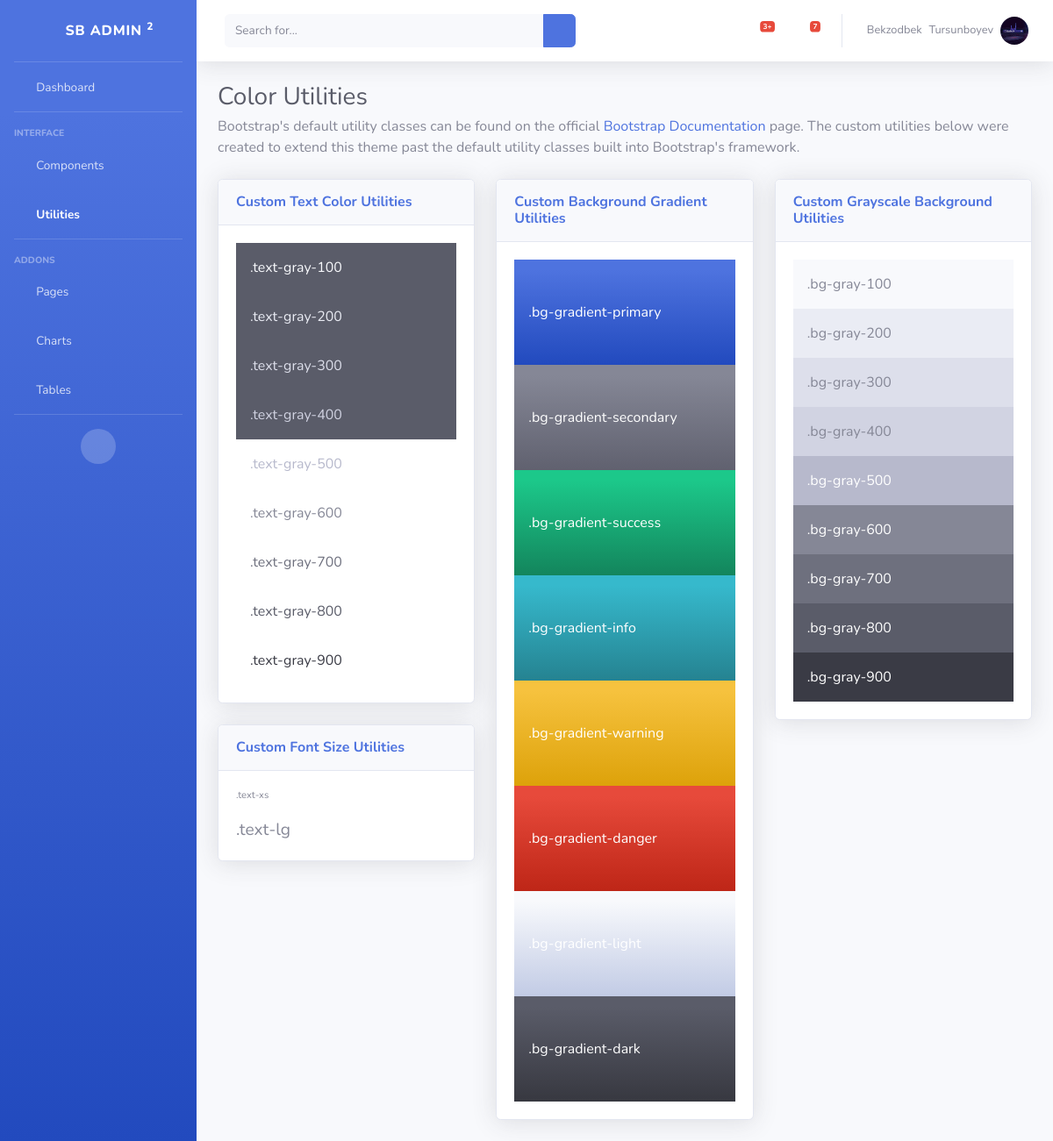
/dashboard/colors/ (signed in), run on the app's committed database.
### furnapp/models.py (models this page shows)
class MyUser(AbstractUser):
    username = None
    email = models.EmailField(unique=True)
    USERNAME_FIELD = 'email'
    REQUIRED_FIELDS = []
    is_organiser = models.BooleanField(default=False)
    is_agent = models.BooleanField(default=False)

class Profile(models.Model):
    class Meta:
        verbose_name = "My Profile"
        verbose_name_plural = "Profile"
    custom_user = models.OneToOneField(MyUser, on_delete=models.CASCADE)
    image = models.ImageField(default="arrivals5.png", upload_to="profile")
    bio = models.CharField(max_length=100, default="bio", blank=True)
    card_number = models.CharField(max_length=166650, blank=True)
    address = models.CharField(max_length=200, blank=True)
    telephone = models.CharField(max_length=120, blank=True)
    job = models.CharField(max_length=200, blank=True)
    skill = models.TextField(max_length=700, blank=True)
    hobbies = models.TextField(max_length=700, blank=True)
    facebook = models.CharField(max_length=200, blank=True)
    telegram = models.CharField(max_length=200, blank=True)
    instagram = models.CharField(max_length=200, blank=True)
    twitter = models.CharField(max_length=200, blank=True)
    snapchat = models.CharField(max_length=200, blank=True)
    github = models.CharField(max_length=200, blank=True)

### dashboard/views.py (the view)
# urls.py: path('colors/', colors, name='colors'),
def colors(request):
    return render(request, 'dashboard/includes/colors.html')

### templates/dashboard/includes/colors.html (shortened to what this page needs)
{% extends 'Dashboard/layouts/base.html' %}
{% block contend %}
                <div class="container-fluid">
                    <h1 class="h3 mb-1 text-gray-800">Color Utilities</h1>
                    <p class="mb-4">Bootstrap's default utility classes can be found on the official <a
                            href="https://getbootstrap.com/docs">Bootstrap Documentation</a> page. The custom utilities
                        below were created to extend this theme past the default utility classes built into Bootstrap's
                        framework.</p>
                    <div class="row">
                        <div class="col-lg-4">
                            <div class="card shadow mb-4">
                                <div class="card-header py-3">
                                    <h6 class="m-0 font-weight-bold text-primary">Custom Text Color Utilities</h6>
                                </div>
                                <div class="card-body">
                                    <p class="text-gray-100 p-3 bg-dark m-0">.text-gray-100</p>
                                    <p class="text-gray-200 p-3 bg-dark m-0">.text-gray-200</p>
                                    <p class="text-gray-300 p-3 bg-dark m-0">.text-gray-300</p>
                                    <p class="text-gray-400 p-3 bg-dark m-0">.text-gray-400</p>
                                    <p class="text-gray-500 p-3 m-0">.text-gray-500</p>
                                    <p class="text-gray-600 p-3 m-0">.text-gray-600</p>
                                    <p class="text-gray-700 p-3 m-0">.text-gray-700</p>
                                    <p class="text-gray-800 p-3 m-0">.text-gray-800</p>
                                    <p class="text-gray-900 p-3 m-0">.text-gray-900</p>
                                </div>
                            </div>
                            <div class="card shadow mb-4">
                                <div class="card-header py-3">
                                    <h6 class="m-0 font-weight-bold text-primary">Custom Font Size Utilities</h6>
                                </div>
                                <div class="card-body">
                                    <p class="text-xs">.text-xs</p>
                                    <p class="text-lg mb-0">.text-lg</p>
                                </div>
                            </div>
                        </div>
                        <div class="col-lg-4">
                            <div class="card shadow mb-4">
                                <div class="card-header py-3">
                                    <h6 class="m-0 font-weight-bold text-primary">Custom Background Gradient Utilities
                                    </h6>
                                </div>
                                <div class="card-body">
                                    <div class="px-3 py-5 bg-gradient-primary text-white">.bg-gradient-primary</div>
                                    <div class="px-3 py-5 bg-gradient-secondary text-white">.bg-gradient-secondary</div>
                                    <div class="px-3 py-5 bg-gradient-success text-white">.bg-gradient-success</div>
                                    <div class="px-3 py-5 bg-gradient-info text-white">.bg-gradient-info</div>
                                    <div class="px-3 py-5 bg-gradient-warning text-white">.bg-gradient-warning</div>
                                    <div class="px-3 py-5 bg-gradient-danger text-white">.bg-gradient-danger</div>
                                    <div class="px-3 py-5 bg-gradient-light text-white">.bg-gradient-light</div>
                                    <div class="px-3 py-5 bg-gradient-dark text-white">.bg-gradient-dark</div>
                                </div>
                            </div>
                        </div>
                        <div class="col-lg-4">
                            <div class="card shadow mb-4">
                                <div class="card-header py-3">
                                    <h6 class="m-0 font-weight-bold text-primary">Custom Grayscale Background Utilities
                                    </h6>
                                </div>
                                <div class="card-body">
                                    <div class="p-3 bg-gray-100">.bg-gray-100</div>
                                    <div class="p-3 bg-gray-200">.bg-gray-200</div>
                                    <div class="p-3 bg-gray-300">.bg-gray-300</div>
                                    <div class="p-3 bg-gray-400">.bg-gray-400</div>
                                    <div class="p-3 bg-gray-500 text-white">.bg-gray-500</div>
                                    <div class="p-3 bg-gray-600 text-white">.bg-gray-600</div>
                                    <div class="p-3 bg-gray-700 text-white">.bg-gray-700</div>
                                    <div class="p-3 bg-gray-800 text-white">.bg-gray-800</div>
                                    <div class="p-3 bg-gray-900 text-white">.bg-gray-900</div>
                                </div>
                            </div>
                        </div>
                    </div>
                </div>
{% endblock %}

### templates/dashboard/layouts/base.html (shortened to what this page needs)
{% load static %}
{% if request.user.is_organiser %}
    <!DOCTYPE html>
    <html lang="en">
    <head>
        <link href="{% static 'vendor/fontawesome-free/css/all.min.css' %}" rel="stylesheet" type="text/css">
        <link href="{% static 'css/sb-admin-2.min.css' %}" rel="stylesheet">
    </head>
    <body>
        <div id="wrapper">
                <ul class="navbar-nav bg-gradient-primary sidebar sidebar-dark accordion" id="accordionSidebar">
                <a class="sidebar-brand d-flex align-items-center justify-content-center" href="{% url 'dashboard:home' %}">
                    <div class="sidebar-brand-icon rotate-n-15">
                        <i class="fas fa-laugh-wink"></i>
                    </div>
                    <div class="sidebar-brand-text mx-3">SB Admin <sup>2</sup></div>
                </a>
                <hr class="sidebar-divider my-0">
                <li class="nav-item">
                    <a class="nav-link" href="{% url 'dashboard:home' %}">
                        <i class="fas fa-fw fa-tachometer-alt"></i>
                        <span>Dashboard</span></a>
                </li>
                <hr class="sidebar-divider">
                <div class="sidebar-heading">
                    Interface
                </div>
                <li class="nav-item">
                    <a class="nav-link collapsed" href="#" data-toggle="collapse" data-target="#collapseTwo"
                        aria-expanded="true" aria-controls="collapseTwo">
                        <i class="fas fa-fw fa-cog"></i>
                        <span>Components</span>
                    </a>
                </li>
                <li class="nav-item active">
                    <a class="nav-link" href="#" data-toggle="collapse" data-target="#collapseUtilities"
                        aria-expanded="true" aria-controls="collapseUtilities">
                        <i class="fas fa-fw fa-wrench"></i>
                        <span>Utilities</span>
                    </a>
                </li>
                <hr class="sidebar-divider">
                <div class="sidebar-heading">
                    Addons
                </div>
                <li class="nav-item">
                    <a class="nav-link collapsed" href="#" data-toggle="collapse" data-target="#collapsePages"
                        aria-expanded="true" aria-controls="collapsePages">
                        <i class="fas fa-fw fa-folder"></i>
                        <span>Pages</span>
                    </a>
                </li>
                <li class="nav-item">
                    <a class="nav-link" href="{% url 'dashboard:charts' %}">
                        <i class="fas fa-fw fa-chart-area"></i>
                        <span>Charts</span></a>
                </li>
                <li class="nav-item">
                    <a class="nav-link" href="{% url 'dashboard:tables' %}">
                        <i class="fas fa-fw fa-table"></i>
                        <span>Tables</span></a>
                </li>
                <hr class="sidebar-divider d-none d-md-block">
                <div class="text-center d-none d-md-inline">
                    <button class="rounded-circle border-0" id="sidebarToggle"></button>
                </div>
                </ul>
                <div id="content-wrapper" class="d-flex flex-column">
                <div id="content">
                    <nav class="navbar navbar-expand navbar-light bg-white topbar mb-4 static-top shadow">
                        <form
                            class="d-none d-sm-inline-block form-inline mr-auto ml-md-3 my-2 my-md-0 mw-100 navbar-search">
                            <div class="input-group">
                                <input type="text" class="form-control bg-light border-0 small" placeholder="Search for..."
                                    aria-label="Search" aria-describedby="basic-addon2">
                                <div class="input-group-append">
                                    <button class="btn btn-primary" type="button">
                                        <i class="fas fa-search fa-sm"></i>
                                    </button>
                                </div>
                            </div>
                        </form>
                        <ul class="navbar-nav ml-auto">
                            <li class="nav-item dropdown no-arrow mx-1">
                                <a class="nav-link dropdown-toggle" href="#" id="alertsDropdown" role="button"
                                    data-toggle="dropdown" aria-haspopup="true" aria-expanded="false">
                                    <i class="fas fa-bell fa-fw"></i>
                                    <span class="badge badge-danger badge-counter">3+</span>
                                </a>
                            </li>
                            <li class="nav-item dropdown no-arrow mx-1">
                                <a class="nav-link dropdown-toggle" href="#" id="messagesDropdown" role="button"
                                    data-toggle="dropdown" aria-haspopup="true" aria-expanded="false">
                                    <i class="fas fa-envelope fa-fw"></i>
                                    <span class="badge badge-danger badge-counter">7</span>
                                </a>
                            </li>
                            <li class="nav-item dropdown no-arrow">
                                <a class="nav-link dropdown-toggle" href="#" id="userDropdown" role="button"
                                    data-toggle="dropdown" aria-haspopup="true" aria-expanded="false">
                                    <span class="mr-2 d-none d-lg-inline text-gray-600 small">{{ request.user.first_name }}</span>
                                    <span class="mr-2 d-none d-lg-inline text-gray-600 small">{{ request.user.last_name }}</span>
                                    <img class="img-profile rounded-circle"
                                        src="{{ user.profile.image.url }}">
                                </a>
                            </li>
                        </ul>
                    </nav>
                    {% block contend %}{% endblock %}
                </div>
                </div>
        </div>
    </body>
    </html>
{% endif %}

### data on the page
MyUser: user.first_name "Bekzodbek", user.last_name "Tursunboyev", profile.image (picture)
